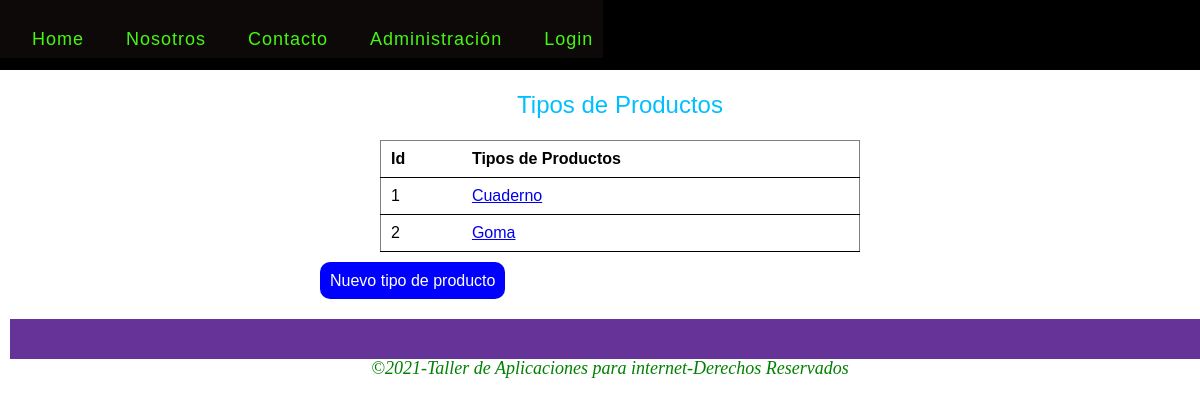
Page /producto_tipos/index.php on the committed database.
### tables this page shows
CREATE TABLE `producto_tipos` (
  `id` int(11) NOT NULL,
  `nombre` varchar(255) NOT NULL
);

### class/modelo.php (called while the page is built, shortened)
<?php
class Modelo
{
    public function __construct()
    {
        $this->_db = new Conexion;
    }
}

### class/productoTipoModel.php (called while the page is built, shortened)
<?php
    require_once('modelo.php');
    class productoTipoModel extends Modelo
    {
        public function getProductoTipos()
        {
            $productoTipos = $this->_db->query("SELECT id,nombre FROM producto_tipos ORDER BY nombre");
            return $productoTipos->fetchall();
        }
    }
?>

### producto_tipos/index.php (the view, shortened to what this page needs)
<?php
    require('../class/productoTipoModel.php');
    $productoTipos = new productoTipoModel;
    $productoTipos = $productoTipos->getProductoTipos();
?>
<!DOCTYPE html>
<html lang="en">
<head>
    <link rel="stylesheet" href="../css/reset.css">
    <link rel="stylesheet" href="../css/estilos.css">
</head>
<body>
    <header>
        <?php include('../partials/menu.php');?>
    </header>
    <section>
        <div class="formulario">
            <h1>Tipos de Productos</h1>
            <table class="table">
                <thead>
                    <tr>
                        <th>Id</th>
                        <th>Tipos de Productos</th>
                    </tr>
                </thead>
                <tbody>
                    <?php foreach ($productoTipos as $productoTipo):?>
                        <tr>
                            <td><?php echo $productoTipo['id'];?></td>
                            <td>
                                <a href="show.php?id=<?php echo $productoTipo['id'];?>">
                                    <?php echo $productoTipo['nombre'];?>
                                </a>
                            </td>
                        </tr>
                    <?php endforeach; ?>
                </tbody>
            </table>
            <p class="enlace">
                <a href="add.php" class="btn btn-primary">Nuevo tipo de producto</a>
            </p>
        </div>
    </section>
    <footer>
        <?php include('../partials/footer.php') ?>
    </footer>
</body>
</html>

### css/estilos.css (style rules this page uses)
footer { width: 100%; float:left; height: 40px; background-color:rebeccapurple; margin: 10px; }
h1,h2,h3,h4,h5,h6 { color: deepskyblue; font-family: Arial, Helvetica, sans-serif; padding: 23px; }
section { float: left; width: 100%; margin-left: 20px; margin-right: 20px; margin-bottom: 20px; }
section h1 { text-align: center; font-size: 24px; }
table { width: 80%; margin: auto; }
.btn { width: 120px; height: 40px; border:0px; text-align: center; border-radius: 10px; margin-top: 10px; text-decoration: none; }
.btn-primary,.btn-link { background-color: blue; color: white; }
.btn-link,.btn-primary,.btn-warning { font-family:Georgia, 'Times New Roman', Times, serif; }
.enlace { float: left; margin-top: 20px; }
.enlace a { width: auto; text-decoration: none; padding: 10px; font-family: Arial, Helvetica, sans-serif; vertical-align: middle; margin-bottom: 100%; }
.formulario { float:left; width: 50%; left: 50%; margin-left: 25%; }
.table { border:grey solid 1px; border-radius: gray; }
.table th { font-weight: bold; }
.table th ,td { padding: 10px; border-bottom: 1px solid; text-align: left; font-family: Arial, Helvetica, sans-serif; }

### rows in the picture
producto_tipos: id "1", nombre "Cuaderno"
producto_tipos: id "2", nombre "Goma"
